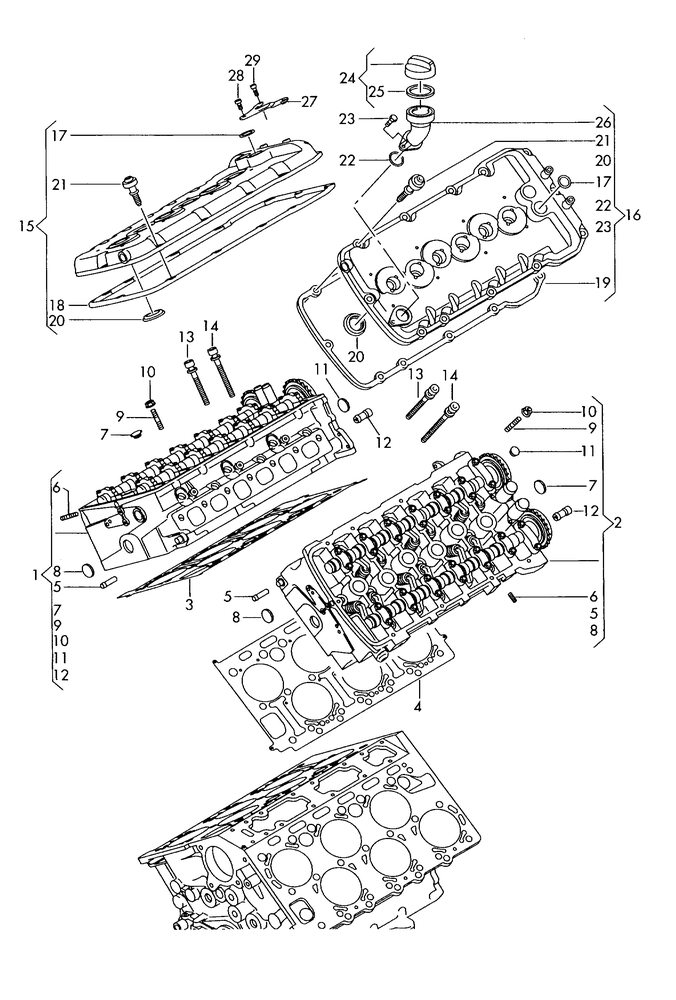
#> input picture data/images/258103600.png, 676 x 1000 px, shrunk from 1776 x 2628 before the run
$ python spike_brace.py ../data/images/258103600.png
#> lines starting #> are read from the running program, lines starting #| are printed output that depends on the picture; after the words box and inside, x2 and y2 are one past the last pixel; in counts of white or black regions, pixels touching at a corner belong together
#> in run, bgr is the input picture: shape (1000, 676, 3); min 0, max 255, mean 236
"""Phase 3 spike: find grouping braces as tall, thin connected components.

Grouping braces ('{') span several callout rows and group a range of part numbers.
They should be tall, thin, vertically-elongated blobs - distinct from both
digits (small) and the part drawing (large/bulky).

Usage:
    python -m src.spike_brace data/images/258103600.png
Writes data/out/<name>_brace.png (magenta = brace candidates, red = callouts).
"""
import json
import sys
from pathlib import Path

import cv2

from src.config import OUT_DIR

MIN_H = 60          # brace spans multiple rows
MIN_ASPECT = 3.0    # height / width
MAX_W = 80          # not the whole drawing
MAX_FILL = 0.35     # thin curve, not a solid block


def brace_candidates(gray):
    _, binv = cv2.threshold(gray, 0, 255, cv2.THRESH_BINARY_INV | cv2.THRESH_OTSU)
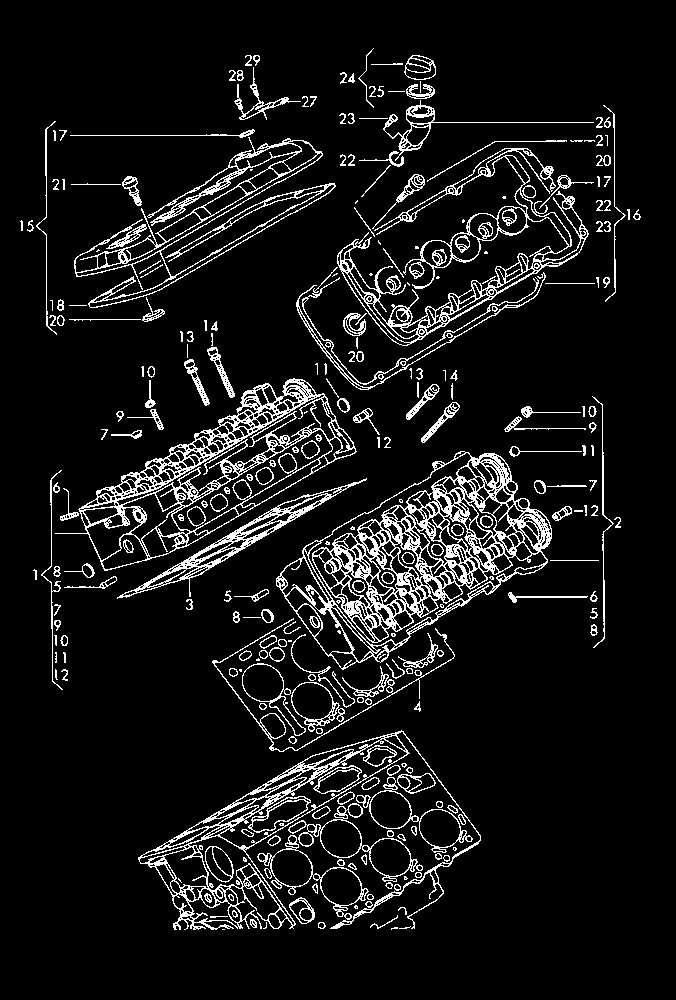
#> binv: shape (1000, 676); 8.7% white in thin lines or dots, all inside (x1, y1, x2, y2) = (20, 48, 641, 930)
    n, _, stats, _ = cv2.connectedComponentsWithStats(binv, connectivity=8)
#> n = 278; stats = 278 rows, first 6: [0, 0, 676, 1000, 617147], [358, 48, 16, 60, 80], [245, 55, 7, 11, 37], [253, 55, 7, 11, 36], [404, 55, 32, 25, 212], [371, 63, 32, 2, 41]
    out = []
    for i in range(1, n):
        x, y, w, h, area = (int(v) for v in stats[i])
        if h < MIN_H or w > MAX_W:
            continue
        if h / float(w) < MIN_ASPECT:
            continue
        if area / float(w * h) > MAX_FILL:
            continue
        out.append((x, y, w, h))
#> this loop made 277 passes
#> after the loop, out = [(358, 48, 16, 60), (603, 105, 23, 197), (36, 121, 21, 214), (592, 396, 22, 252), (41, 470, 22, 220)]
    return out


def run(path: Path):
    bgr = cv2.imread(str(path))
    gray = cv2.cvtColor(bgr, cv2.COLOR_BGR2GRAY)
    braces = brace_candidates(gray)
#> braces has the same summary as out in brace_candidates

    jf = OUT_DIR / f"{path.stem}.json"
    dets = json.load(open(jf))["detections"] if jf.exists() else []

    for x, y, w, h in braces:
        cv2.rectangle(bgr, (x, y), (x + w, y + h), (255, 0, 255), 2)
#> this loop made 5 passes
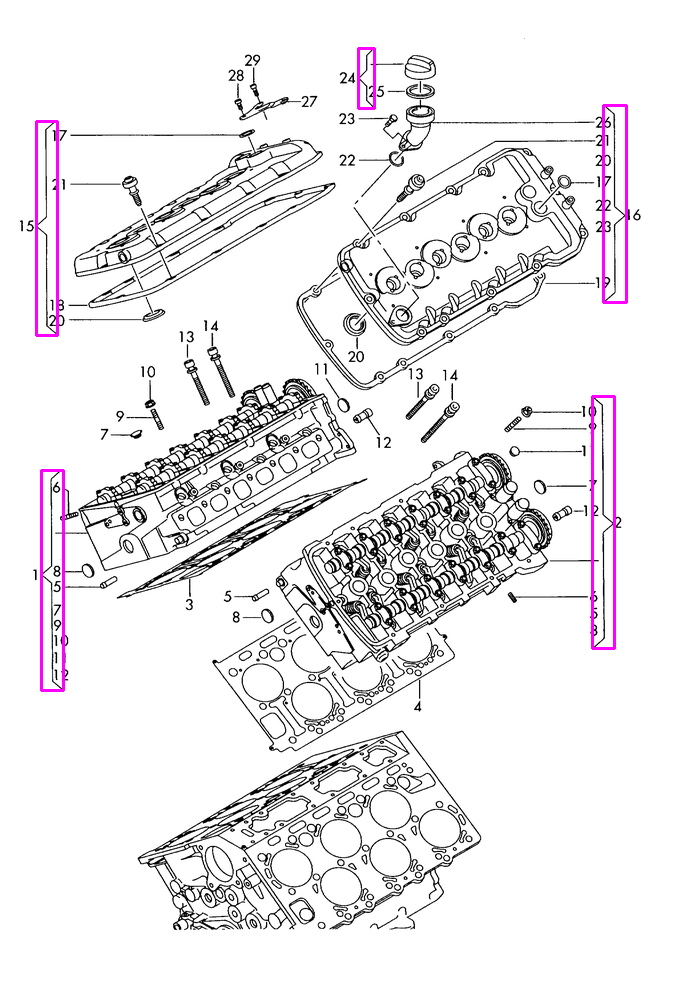
#> bgr: shape (1000, 676, 3); 0.93% of pixels changed, all inside (x1, y1, x2, y2) = (35, 47, 628, 692)
    for d in dets:
        b = d["bbox"]
        cv2.rectangle(bgr, (b[0], b[1]), (b[2], b[3]), (0, 0, 255), 2)

    OUT_DIR.mkdir(parents=True, exist_ok=True)
    out = OUT_DIR / f"{path.stem}_brace.png"
    cv2.imwrite(str(out), bgr)
    print(f"{path.name}: {len(braces)} brace candidates, {len(dets)} callouts "
          f"-> {out}")
#| 258103600.png: 5 brace candidates, 0 callouts -> data/out/258103600_brace.png
    for x, y, w, h in sorted(braces, key=lambda b: b[1]):
        print(f"  brace x={x} y={y} w={w} h={h}")


def main(argv):
    if not argv:
        print("Give image path(s)", file=sys.stderr)
        return 1
    for a in argv:
        run(Path(a))
    return 0


if __name__ == "__main__":
    raise SystemExit(main(sys.argv[1:]))
#> (the program exits here)

$ run again, with data/images/121105250.png copied over data/images/258103600.png
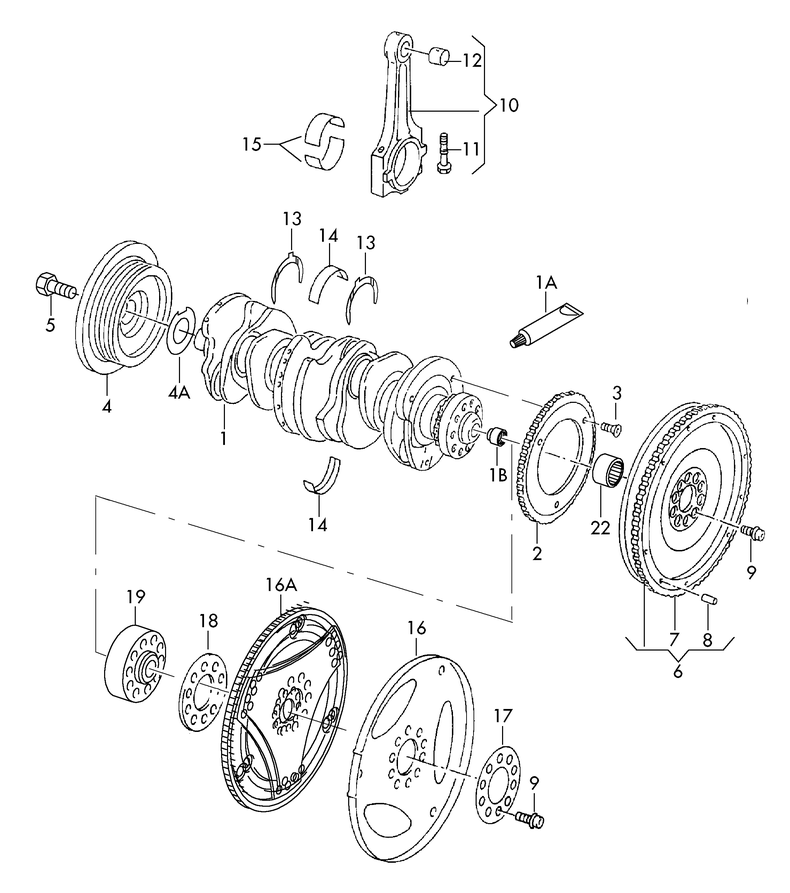
#> input picture data/images/121105250.png, 790 x 893 px, shrunk from 2269 x 2567 before the run
#> in run, bgr is the input picture: shape (893, 790, 3); min 0, max 255, mean 244.1
#> in brace_candidates, `_, binv = cv2.threshold(gray, 0, 255, cv2.THRESH_BINARY_INV | cv2.THRE..`:
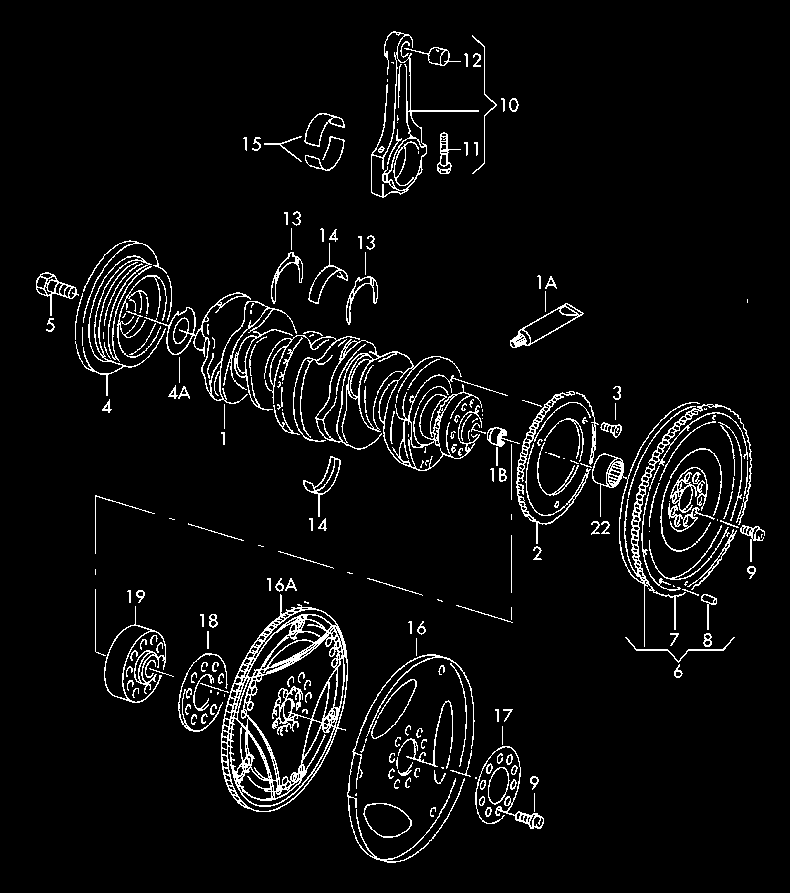
#> binv: shape (893, 790); 5.1% white in thin lines or dots, all inside (x1, y1, x2, y2) = (36, 31, 765, 863)
#> n = 264; stats = 264 rows, first 6: [0, 0, 790, 893, 669573], [371, 31, 108, 167, 1384], [472, 35, 25, 139, 191], [400, 41, 10, 17, 44], [404, 47, 57, 19, 155], [436, 49, 3, 3, 6]
#> the loop in brace_candidates, `for i in range(1, n):` made 263 passes
#> after the loop in brace_candidates, `for i in range(1, n):`: out = [(472, 35, 25, 139), (576, 392, 23, 73), (718, 422, 24, 99), (95, 589, 11, 67), (450, 663, 17, 104)]
#> braces has the same summary as out in brace_candidates
#> the loop in run, `for x, y, w, h in braces:` made 5 passes
#> after the loop in run, `for x, y, w, h in braces:`:
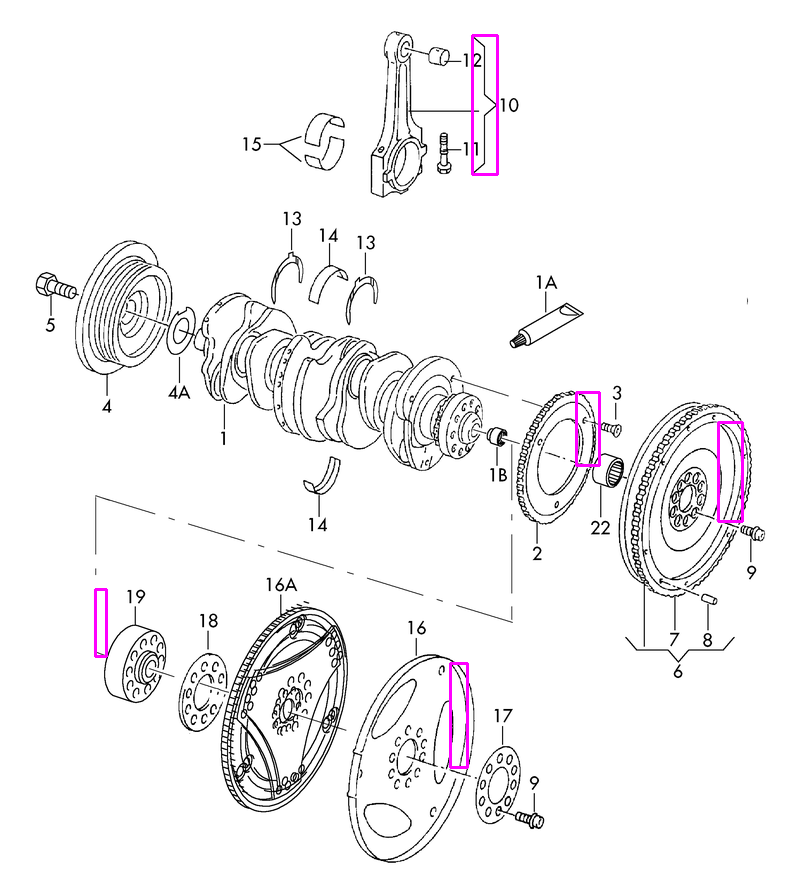
#> bgr: shape (893, 790, 3); 0.49% of pixels changed, all inside (x1, y1, x2, y2) = (94, 34, 744, 769)
#| 258103600.png: 5 brace candidates, 0 callouts -> data/out/258103600_brace.png
#> the loop in run, `for x, y, w, h in sorted(braces, key=lambda b: b[1]):` made 5 passes
#> (printed output is left out)

$ run again, with data/images/194103550.png copied over data/images/258103600.png
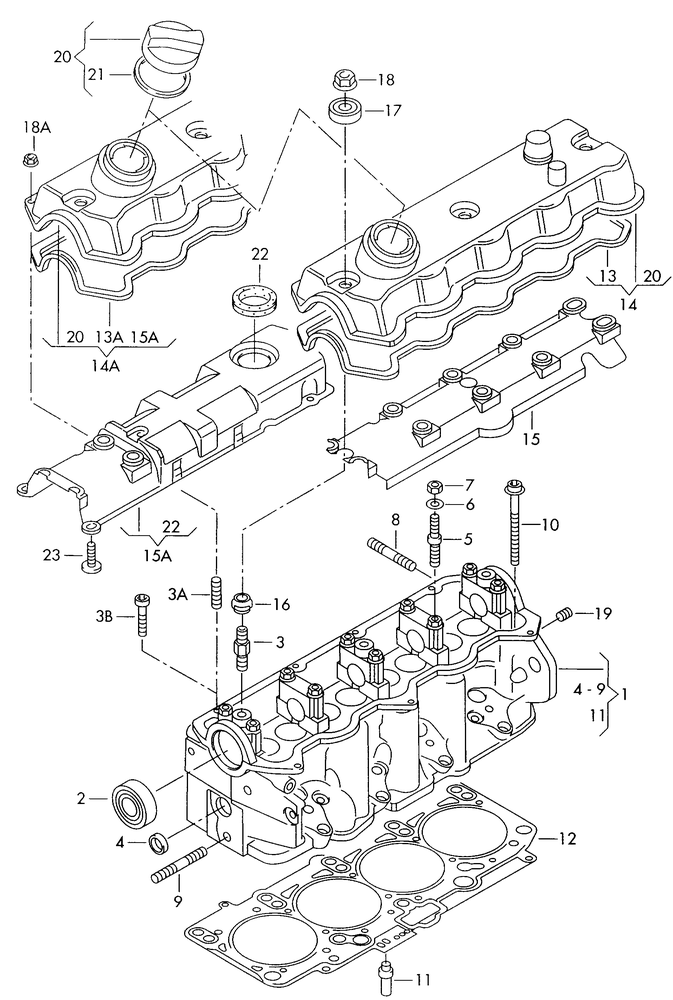
#> input picture data/images/194103550.png, 673 x 1000 px, shrunk from 1711 x 2541 before the run
#> in run, bgr is the input picture: shape (1000, 673, 3); min 0, max 255, mean 239.4
#> in brace_candidates, `_, binv = cv2.threshold(gray, 0, 255, cv2.THRESH_BINARY_INV | cv2.THRE..`:
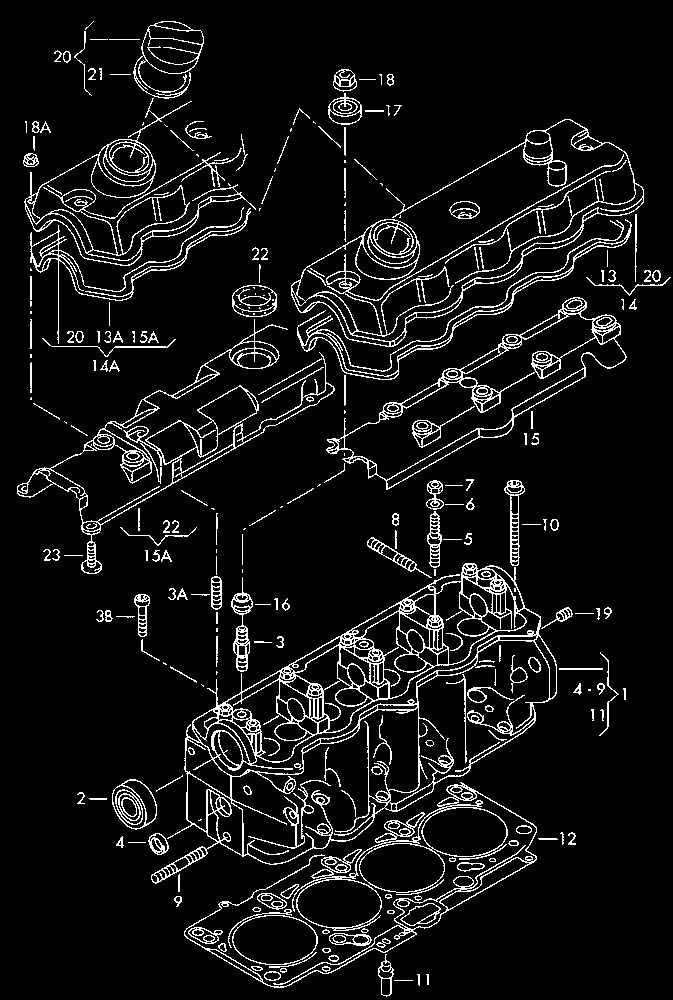
#> binv: shape (1000, 673); 7.5% white in thin lines or dots
#> n = 269; stats = 269 rows, first 6: [0, 0, 673, 1000, 622530], [85, 21, 9, 9, 11], [133, 21, 71, 78, 785], [74, 31, 18, 65, 92], [90, 39, 18, 1, 18], [109, 39, 31, 1, 31]
#> the loop in brace_candidates, `for i in range(1, n):` made 268 passes
#> after the loop in brace_candidates, `for i in range(1, n):`: out = [(74, 31, 18, 65), (504, 480, 21, 86), (231, 577, 22, 95), (599, 652, 20, 84), (446, 674, 21, 89)]
#> braces has the same summary as out in brace_candidates
#> the loop in run, `for x, y, w, h in braces:` made 5 passes
#> after the loop in run, `for x, y, w, h in braces:`:
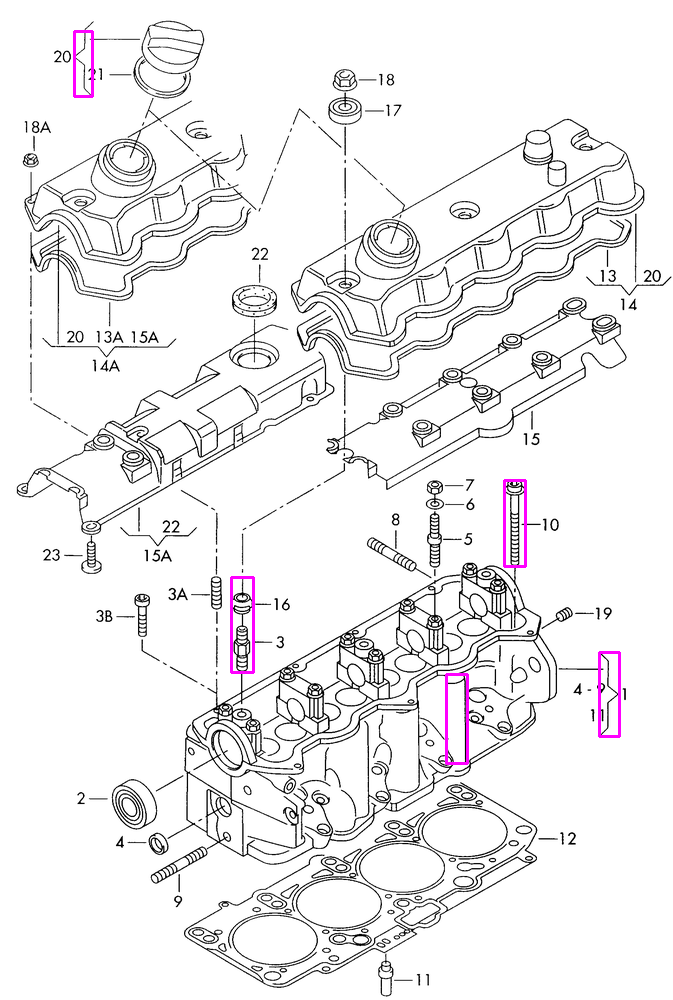
#> bgr: shape (1000, 673, 3); 0.46% of pixels changed, all inside (x1, y1, x2, y2) = (73, 30, 621, 765)
#| 258103600.png: 5 brace candidates, 0 callouts -> data/out/258103600_brace.png
#> the loop in run, `for x, y, w, h in sorted(braces, key=lambda b: b[1]):` made 5 passes
#> (printed output is left out)

$ run again, with data/images/194103800.png copied over data/images/258103600.png
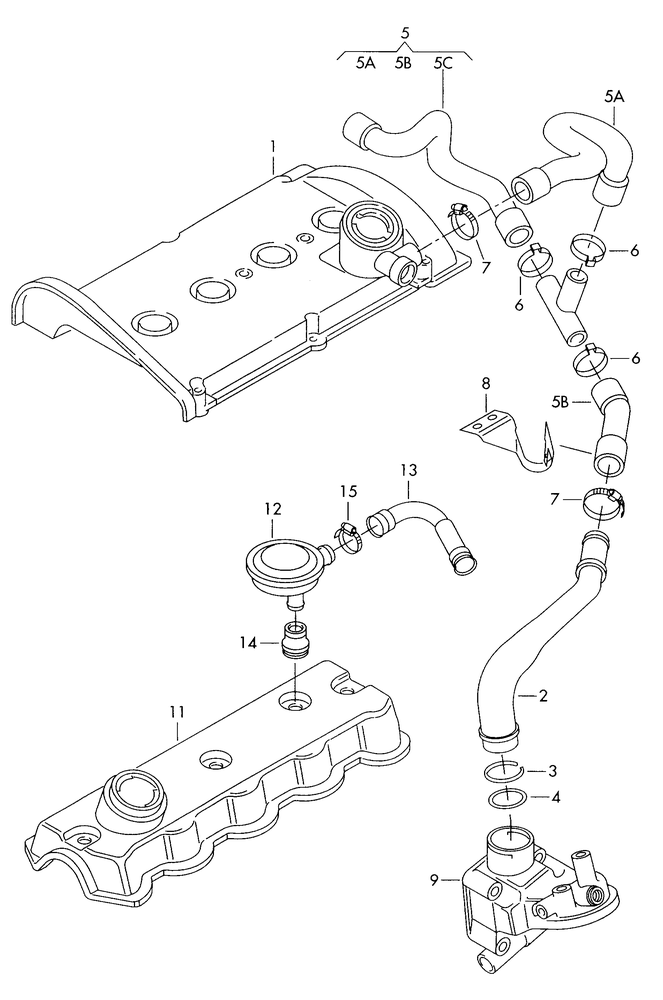
#> input picture data/images/194103800.png, 663 x 1000 px, shrunk from 1723 x 2600 before the run
#> in run, bgr is the input picture: shape (1000, 663, 3); min 0, max 255, mean 246.6
#> in brace_candidates, `_, binv = cv2.threshold(gray, 0, 255, cv2.THRESH_BINARY_INV | cv2.THRE..`:
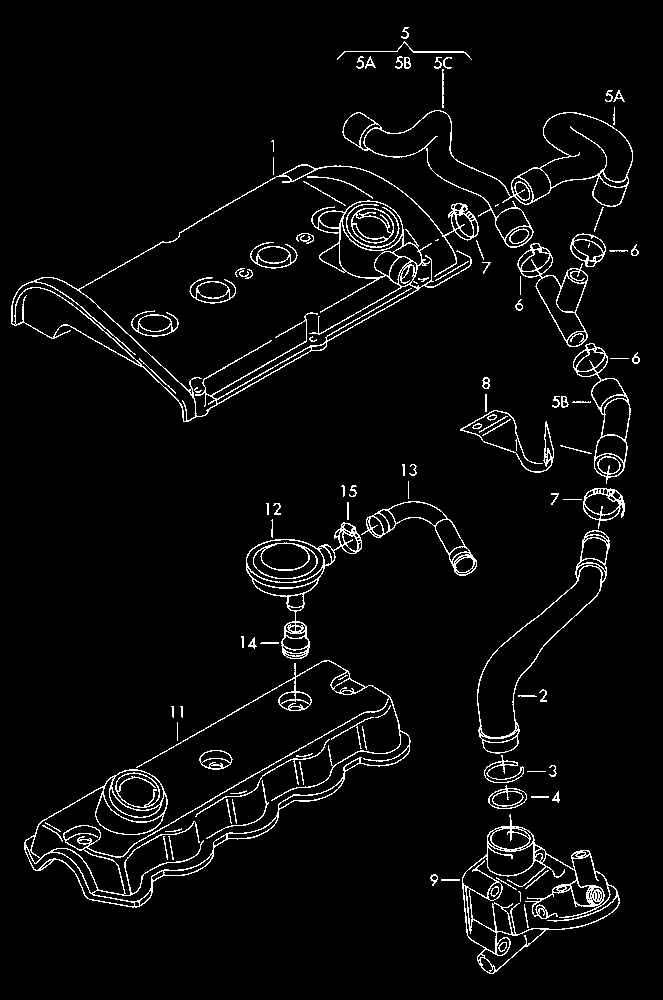
#> binv: shape (1000, 663); 4.1% white in thin lines or dots, all inside (x1, y1, x2, y2) = (11, 27, 640, 974)
#> n = 116; stats = 116 rows, first 6: [0, 0, 663, 1000, 635825], [401, 27, 8, 12, 42], [337, 41, 135, 19, 213], [356, 56, 8, 13, 45], [365, 56, 11, 13, 49], [395, 56, 8, 13, 45]
#> the loop in brace_candidates, `for i in range(1, n):` made 115 passes
#> (x, y, w, h, area) on passes 1 to 8: (401, 27, 8, 12, 42), (337, 41, 135, 19, 213), (356, 56, 8, 13, 45), (365, 56, 11, 13, 49), (395, 56, 8, 13, 45), (404, 57, 7, 12, 51), (434, 57, 8, 12, 41), (443, 57, 9, 12, 38)
#> after the loop in brace_candidates, `for i in range(1, n):`: out = []
#| 258103600.png: 0 brace candidates, 0 callouts -> data/out/258103600_brace.png
